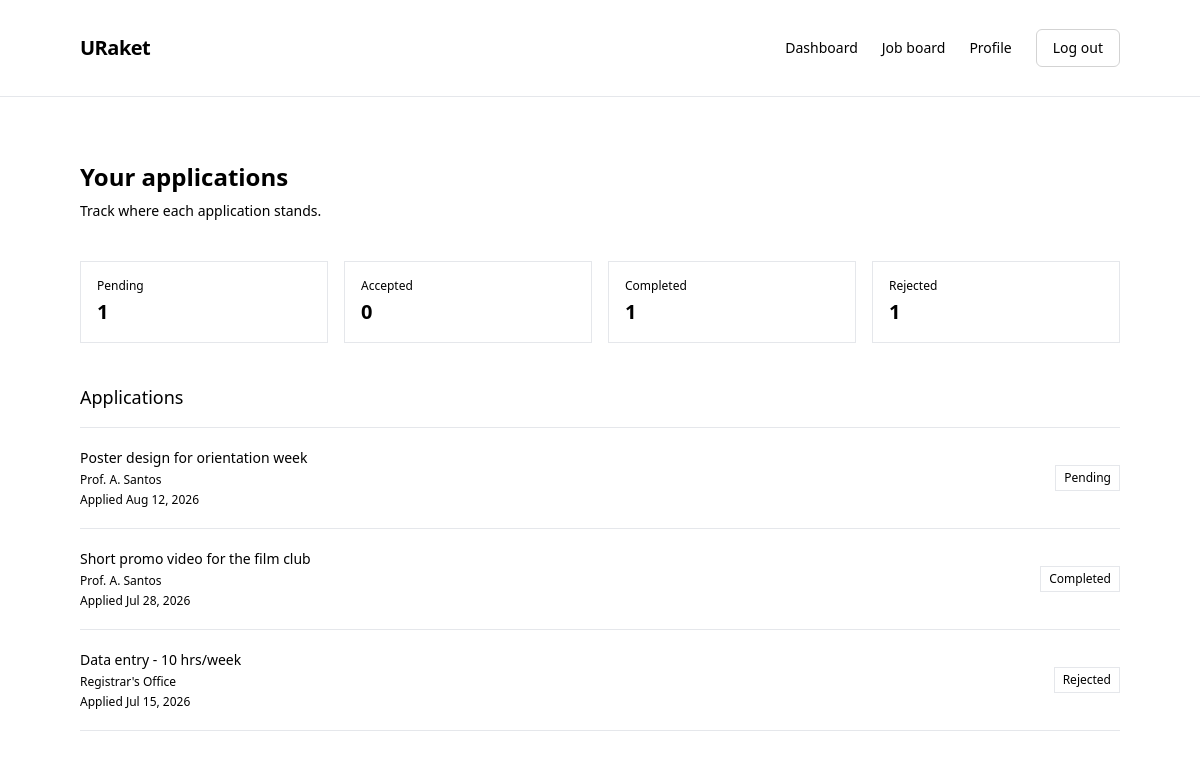
The page /freelancer/applications.php (signed in) on the database its author committed.
### tables this page shows
CREATE TABLE applications (
	id VARCHAR(64) NOT NULL,
	job_id VARCHAR(64) NOT NULL,
	freelancer_id VARCHAR(64) NOT NULL,
	title VARCHAR(200) NULL,
	message TEXT NULL,
	status ENUM('pending', 'accepted', 'completed', 'rejected') NOT NULL DEFAULT 'pending',
	applied_at DATETIME NOT NULL DEFAULT CURRENT_TIMESTAMP,
	PRIMARY KEY (id),
	UNIQUE KEY uq_application_job_freelancer (job_id, freelancer_id),
	KEY idx_applications_freelancer (freelancer_id),
	CONSTRAINT fk_applications_job FOREIGN KEY (job_id) REFERENCES jobs (id)
		ON DELETE CASCADE ON UPDATE CASCADE,
	CONSTRAINT fk_applications_freelancer FOREIGN KEY (freelancer_id) REFERENCES users (id)
		ON DELETE RESTRICT ON UPDATE CASCADE
);

CREATE TABLE jobs (
	id VARCHAR(64) NOT NULL,
	client_id VARCHAR(64) NOT NULL,
	title VARCHAR(200) NOT NULL,
	job_type VARCHAR(60) NOT NULL,
	budget DECIMAL(10, 2) NOT NULL DEFAULT 0.00,
	description TEXT NOT NULL,
	status ENUM('open', 'closed', 'completed') NOT NULL DEFAULT 'open',
	deadline DATE NULL,
	posted_at DATETIME NOT NULL DEFAULT CURRENT_TIMESTAMP,
	PRIMARY KEY (id),
	KEY idx_jobs_client (client_id),
	KEY idx_jobs_status (status),
	CONSTRAINT fk_jobs_client FOREIGN KEY (client_id) REFERENCES users (id)
		ON DELETE RESTRICT ON UPDATE CASCADE
);

CREATE TABLE users (
	id VARCHAR(64) NOT NULL,
	role ENUM('admin', 'client', 'freelancer') NOT NULL,
	full_name VARCHAR(150) NOT NULL,
	email VARCHAR(255) NOT NULL,
	password_hash VARCHAR(255) NOT NULL,
	created_at TIMESTAMP NOT NULL DEFAULT CURRENT_TIMESTAMP,
	PRIMARY KEY (id),
	UNIQUE KEY uq_users_email (email)
);

### classes/Freelancer.php (called while the page is built, shortened)
<?php
final class Freelancer
{
    public function applications(string $freelancerId): array
    {
        $statement = $this->db->prepare(
            'SELECT applications.id, applications.job_id AS jobId, jobs.title AS jobTitle,
                    applications.status, applications.applied_at AS appliedAt, users.full_name AS clientName
             FROM applications INNER JOIN jobs ON jobs.id = applications.job_id
             INNER JOIN users ON users.id = jobs.client_id
             WHERE applications.freelancer_id = ? ORDER BY applications.applied_at DESC'
        );
        $statement->bind_param('s', $freelancerId);
        $statement->execute();
        $applications = $statement->get_result()->fetch_all(MYSQLI_ASSOC);
        return $applications;
    }
}

### freelancer/applications.php (the view, shortened to what this page needs)
<?php
require_once __DIR__ . '/../config/database.php';
require_once __DIR__ . '/../classes/Freelancer.php';
$currentUser = $_SESSION['currentUser'] ?? null;
$freelancerService = new Freelancer($db);
$applications = $freelancerService->applications($currentUser['id']);
$statusOrder = [
    'pending' => 0,
    'accepted' => 1,
    'completed' => 2,
    'rejected' => 3,
];
$statusLabels = [
    'pending' => 'Pending',
    'accepted' => 'Accepted',
    'completed' => 'Completed',
    'rejected' => 'Rejected',
];
usort($applications, function ($a, $b) use ($statusOrder) {
    return ($statusOrder[$a['status']] ?? 99) <=> ($statusOrder[$b['status']] ?? 99);
});
$counts = [
    'pending' => 0,
    'accepted' => 0,
    'completed' => 0,
    'rejected' => 0,
];
foreach ($applications as $application) {
    if (isset($counts[$application['status']])) {
        $counts[$application['status']]++;
    }
}
function e($value) {
    return htmlspecialchars((string)$value, ENT_QUOTES, 'UTF-8');
}
function formatDate($isoString) {
    $timestamp = strtotime($isoString);
    return $timestamp ? date('M j, Y', $timestamp) : $isoString;
}
?>
<!DOCTYPE html>
<html lang="en">
<head>
    <script src="https://cdn.tailwindcss.com"></script>
</head>
<body class="min-h-screen flex flex-col">
<header class="w-full border-b">
    <div class="max-w-[1440px] mx-auto px-20 h-24 flex items-center justify-between">
        <a href="../index.php" class="text-xl font-semibold tracking-tight">URaket</a>
        <div class="flex items-center gap-6">
        <nav aria-label="Freelancer navigation" class="flex items-center gap-6">
            <a href="dashboard.php" class="text-sm">Dashboard</a>
            <a href="../jobs/index.php?role=freelancer" class="text-sm">Job board</a>
            <a href="profile.php" class="text-sm">Profile</a>
        </nav>
        <form method="POST" action="">
            <button
    type="submit"
    class="inline-flex items-center justify-center px-4 py-2 text-sm font-medium text-black bg-white border border-[#D3D3D3] rounded-[6px] transition-all duration-150 ease-in-out cursor-pointer hover:bg-black hover:text-white hover:border-black active:scale-[0.98] focus:outline-none focus:ring-2 focus:ring-black focus:ring-offset-1"
>
    Log out
</button>
        </form>
        </div>
    </div>
</header>
<main class="flex-1">
    <div class="max-w-[1440px] mx-auto px-20 py-16 flex flex-col gap-10">
        <div class="flex flex-col gap-2">
            <h1 class="text-2xl font-semibold">Your applications</h1>
            <p class="text-sm">Track where each application stands.</p>
        </div>
        <div class="grid grid-cols-2 sm:grid-cols-4 gap-4">
            <?php foreach ([
                ['label' => 'Pending', 'value' => $counts['pending']],
                ['label' => 'Accepted', 'value' => $counts['accepted']],
                ['label' => 'Completed', 'value' => $counts['completed']],
                ['label' => 'Rejected', 'value' => $counts['rejected']],
            ] as $card): ?>
                <div class="border p-4 flex flex-col gap-1">
                    <span class="text-xs"><?= e($card['label']) ?></span>
                    <span class="text-xl font-semibold"><?= e($card['value']) ?></span>
                </div>
            <?php endforeach; ?>
        </div>
        <?php if (count($applications) === 0): ?>
            <div class="border border-dashed p-10 flex flex-col items-center gap-3 text-center">
                <p class="text-sm font-medium">You haven't applied to any jobs yet.</p>
                <a href="../job-board.php?role=freelancer" class="text-sm px-4 py-2 border">
                    Browse the job board
                </a>
            </div>
        <?php else: ?>
            <section aria-labelledby="applications-list-heading" class="flex flex-col gap-4">
                <h2 id="applications-list-heading" class="text-lg font-medium">Applications</h2>
                <ul class="flex flex-col border-t">
                    <?php foreach ($applications as $application): ?>
                        <li class="border-b py-5">
                            <a href="job-detail.php?jobId=<?= urlencode($application['jobId']) ?>"
                               class="flex flex-col sm:flex-row sm:items-center sm:justify-between gap-4">
                                <div class="flex flex-col gap-1">
                                    <span class="text-sm font-medium"><?= e($application['jobTitle']) ?></span>
                                    <span class="text-xs"><?= e($application['clientName']) ?></span>
                                    <span class="text-xs">
                                        Applied <?= e(formatDate($application['appliedAt'])) ?>
                                    </span>
                                </div>
                                <span class="text-xs border px-2 py-1 self-start sm:self-auto">
                                    <?= e($statusLabels[$application['status']] ?? $application['status']) ?>
                                </span>
                            </a>
                        </li>
                    <?php endforeach; ?>
                </ul>
            </section>
        <?php endif; ?>
    </div>
</main>
</body>
</html>

### rows shown on the page
applications: job.title "Poster design for orientation week", users.full_name "Prof. A. Santos", applied_at "Aug 12, 2026", status "Pending"
applications: job.title "Short promo video for the film club", users.full_name "Prof. A. Santos", applied_at "Jul 28, 2026", status "Completed"
applications: job.title "Data entry - 10 hrs/week", users.full_name "Registrar's Office", applied_at "Jul 15, 2026", status "Rejected"

### other values the page prints
$card['label'] "Pending"
$card['value'] "1"
$card['label'] "Accepted"
$card['value'] "0"
$card['label'] "Completed"
$card['label'] "Rejected"
